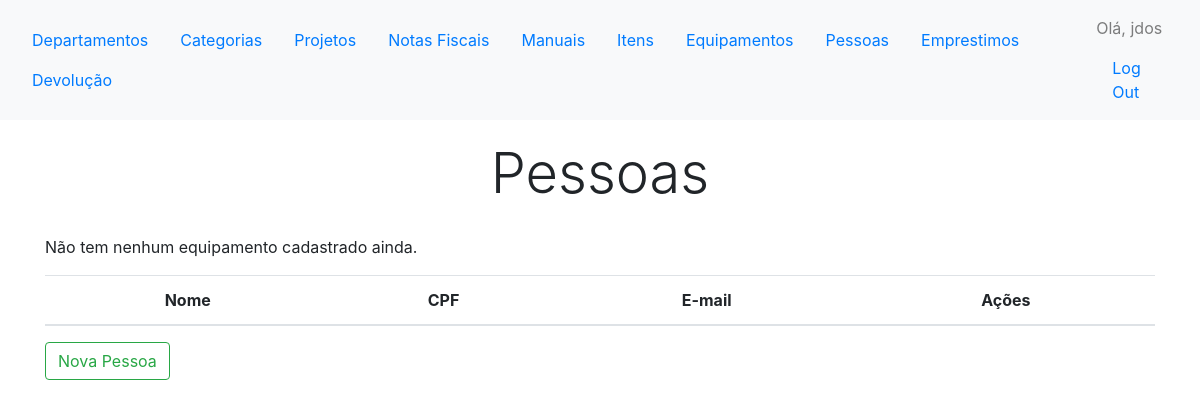
The page /pessoas/ (signed in) on the database as committed earlier.
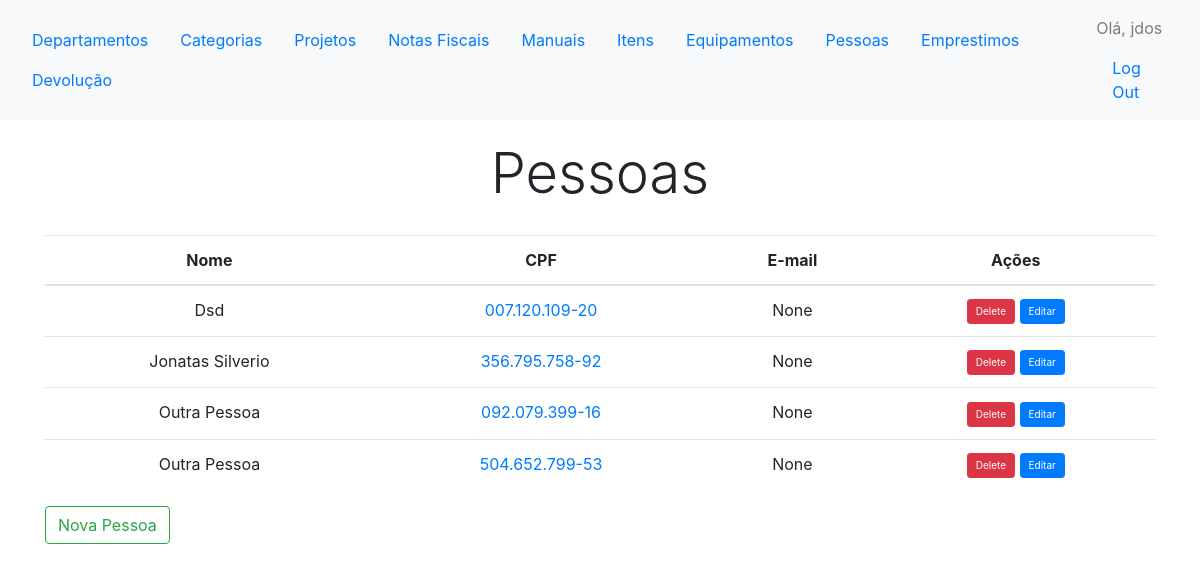
The same page on the database as committed later.
### comuns/models.py (models this page shows, shortened)
class Pessoa(models.Model):
	cpf   = CPFField(unique=True, primary_key=True)
	nome  = models.CharField(max_length=80, null = True, blank=False)
	email = models.EmailField(blank=True, null=True)

### comuns/views.py (the view)
# urls.py: url(r'^pessoas/$', views.pessoas, name='pessoas'),
@login_required
def pessoas(request):
	pessoas = Pessoa.objects.all().order_by('nome')
	context = {'pessoas': pessoas}
	return render(request, 'comuns/pessoa/pessoas.html', context)

### controles/templatetags/custom_filter.py (called while the page is built)
@register.filter(name = 'cpf_format')
def cpf_format(value): # Only one argument.
    if value:
        return value[0:3]+ '.' + value[3:6] + '.' + value[6:9] + '-' + value[9:]

### comuns/templates/comuns/pessoa/Pessoas.html (shortened to what this page needs)
{% extends "controles/base.html" %}
{% load static %}
{% load custom_filter %}
{% block header %}
<h1 class="display-4 text-center" style="padding: 20px;">Pessoas</h1>
{% endblock header %}
{% block content %}
<table id ="example"  class="table" style="width:100%;text-align:center" data-itens-equipamento-url="">
  <thead>
    <th onclick="sortTable(0)">
      Nome
    </th>
    <th onclick="sortTable(1)" >
      CPF
    </th>
    <th>
      E-mail
    </th>
        <th>
      Ações
    </th>
  </thead>
  <tbody>
    {% for pessoa in pessoas %}
    <tr class="data">
      <td >{{ pessoa.nome | title}}</td>
      <td ><a href="{% url 'comuns:editar_pessoa' pessoa.cpf %}">{{ pessoa.cpf | cpf_format}}</a></td>
      <td>{{pessoa.email}}</td>
      <td><button type="button" class="btn btn-primary delete btn-sm btn-danger" style="font-size:10px" onclick="ajaxreturn('{% url 'comuns:delete_pessoa' pessoa.cpf %}')" data-toggle="modal" data-target="#ModalPessoa"> Delete</button>
      <button type="button" class="btn btn-primary btn-sm nova-pessoa" style="font-size:10px" onclick="ajaxreturn('{% url 'comuns:editar_pessoa' pessoa.cpf %}')" data-toggle="modal" data-target="#ModalPessoa"> Editar</button></td>
    </tr>
    {% empty %}
    	<p>Não tem nenhum equipamento cadastrado ainda.</p>
    {% endfor %}
  </tbody>
</table>
<button type="button" class="btn btn-outline-success"  onclick="ajaxreturn('{% url 'comuns:nova_pessoa' %}')" data-toggle="modal" data-target="#ModalPessoa"> Nova Pessoa </button>
{% endblock content %}

Rows that differ between the two databases and show on the page:
added Pessoa: nome "Dsd", cpf|cpf_format "007.120.109-20", email "None"
added Pessoa: nome "Jonatas Silverio", cpf|cpf_format "356.795.758-92", email "None"
added Pessoa: nome "Outra Pessoa", cpf|cpf_format "092.079.399-16", email "None"
added Pessoa: nome "Outra Pessoa", cpf|cpf_format "504.652.799-53", email "None"
Other text that changed with them:
text no longer shown: "Não tem nenhum equipamento cadastrado ainda."
